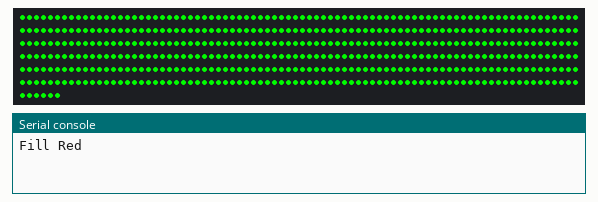
Recording of a program running on a simulated CircuitPython board. On the bench: 486 RGB LEDs in strip order, left to right, continuing on the next row, the last lines printed to the serial console.

Above: at 0.1 s.
At 1.1 s:
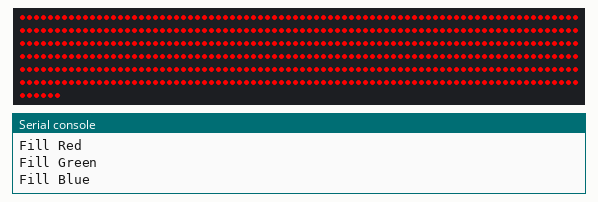
At 1.6 s:
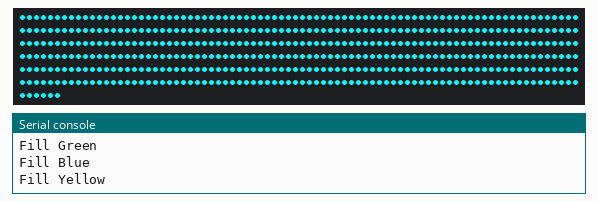
At 16.53 s:
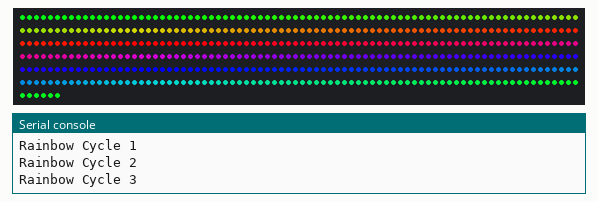
At 17.2 s:
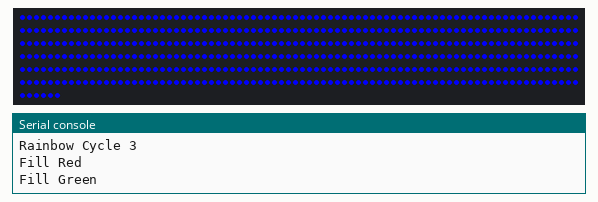

Measured:
- by itself, everything shown: repeats every 16.6 s, in 259 steps
- what the display in image 1 shows lasts 0.5 s, from 1.1 s to 1.6 s
- what the display in image 2 shows lasts 0.5 s, from 1.6 s to 2.1 s

The program:

main.py
```python
import time
import board
import neopixel

fill_wait = 0.50
rainbow_step = 4

pixel_pin = board.D9

# The number of NeoPixels
num_pixels = 486

# The order of the pixel colors - RGB or GRB. Some NeoPixels have red and green reversed!
# For RGBW NeoPixels, simply change the ORDER to RGBW or GRBW.
ORDER = neopixel.RGB

pixels = neopixel.NeoPixel(
    pixel_pin, num_pixels, brightness=1.0, auto_write=False, pixel_order=ORDER
)

def wheel(pos):
    # Input a value 0 to 255 to get a color value.
    # The colours are a transition r - g - b - back to r.
    if pos < 0 or pos > 255:
        r = g = b = 0
    elif pos < 85:
        r = int(pos * 3)
        g = int(255 - pos * 3)
        b = 0
    elif pos < 170:
        pos -= 85
        r = int(255 - pos * 3)
        g = 0
        b = int(pos * 3)
    else:
        pos -= 170
        r = 0
        g = int(pos * 3)
        b = int(255 - pos * 3)
    return (r, g, b) if ORDER in (neopixel.RGB, neopixel.GRB) else (r, g, b, 0)

def rainbow_cycle(wait):
    for j in range(0, 255, rainbow_step):
        for i in range(num_pixels):
            pixel_index = (i * 256 // num_pixels) + j
            pixels[i] = wheel(pixel_index & 255)
        pixels.show()
        time.sleep(wait)

while True:
    print(f'Fill Red')
    pixels.fill((0, 255, 0))
    pixels.show()
    time.sleep(fill_wait)

    print(f'Fill Green')
    pixels.fill((0, 0, 255))
    pixels.show()
    time.sleep(fill_wait)

    print(f'Fill Blue')
    pixels.fill((255, 0, 0))
    pixels.show()
    time.sleep(fill_wait)

    print(f'Fill Yellow')
    pixels.fill((0,255,255))
    pixels.show()
    time.sleep(fill_wait)

    for k in range (4):
        print(f'Rainbow Cycle', k)
        rainbow_cycle(0.001)
```
